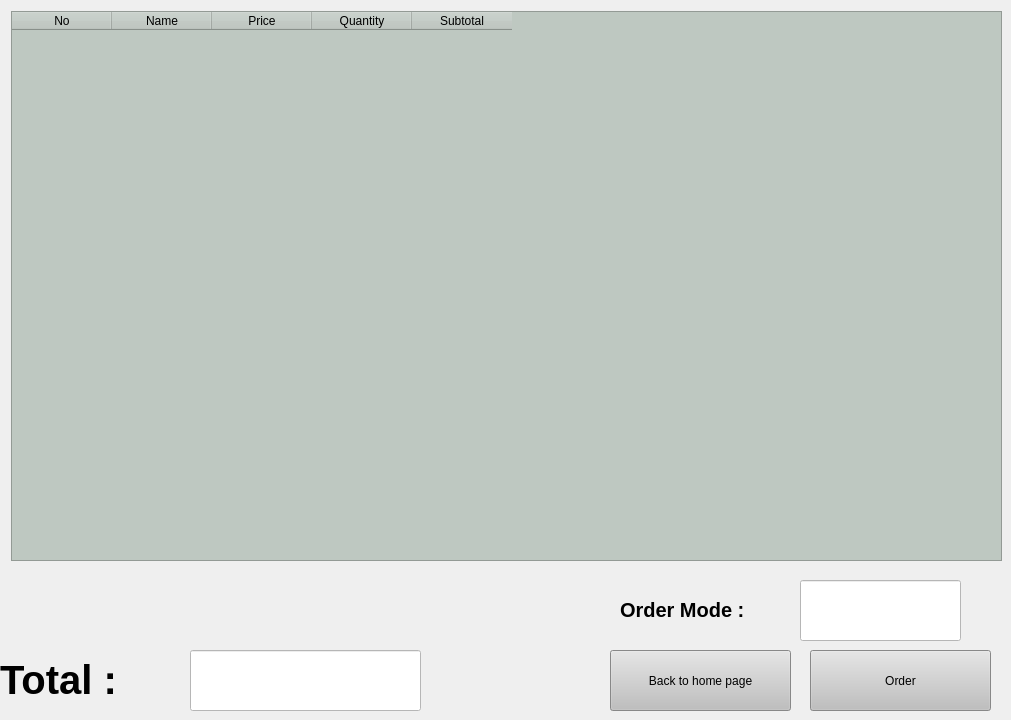
            <widget class="QWidget" name="page_3">
             <widget class="QTableWidget" name="tableWidget">
              <property name="geometry">
               <rect>
                <x>11</x>
                <y>11</y>
                <width>991</width>
                <height>550</height>
               </rect>
              </property>
              <property name="minimumSize">
               <size>
                <width>0</width>
                <height>550</height>
               </size>
              </property>
              <property name="maximumSize">
               <size>
                <width>16777215</width>
                <height>300</height>
               </size>
              </property>
              <property name="styleSheet">
               <string notr="true">background-color: rgb(190, 200, 193);</string>
              </property>
              <column>
               <property name="text">
                <string>No</string>
               </property>
              </column>
              <column>
               <property name="text">
                <string>Name</string>
               </property>
              </column>
              <column>
               <property name="text">
                <string>Price</string>
               </property>
              </column>
              <column>
               <property name="text">
                <string>Quantity</string>
               </property>
              </column>
              <column>
               <property name="text">
                <string>Subtotal</string>
               </property>
              </column>
             </widget>
             <widget class="QLabel" name="label_total">
              <property name="geometry">
               <rect>
                <x>0</x>
                <y>650</y>
                <width>181</width>
                <height>60</height>
               </rect>
              </property>
              <property name="maximumSize">
               <size>
                <width>250</width>
                <height>16777215</height>
               </size>
              </property>
              <property name="font">
               <font>
                <pointsize>30</pointsize>
                <weight>75</weight>
                <bold>true</bold>
                <strikeout>false</strikeout>
               </font>
              </property>
              <property name="styleSheet">
               <string notr="true">background-color: rgba(0);</string>
              </property>
              <property name="text">
               <string>Total :</string>
              </property>
             </widget>
             <widget class="QLineEdit" name="lineEdit">
              <property name="geometry">
               <rect>
                <x>190</x>
                <y>650</y>
                <width>231</width>
                <height>61</height>
               </rect>
              </property>
              <property name="font">
               <font>
                <pointsize>12</pointsize>
               </font>
              </property>
              <property name="styleSheet">
               <string notr="true">background-color: rgb(255, 255, 255);</string>
              </property>
             </widget>
             <widget class="QPushButton" name="Order_Button">
              <property name="geometry">
               <rect>
                <x>810</x>
                <y>650</y>
                <width>181</width>
                <height>61</height>
               </rect>
              </property>
              <property name="styleSheet">
               <string notr="true">background-color: rgb(191, 191, 191);</string>
              </property>
              <property name="text">
               <string>Order</string>
              </property>
             </widget>
             <widget class="QPushButton" name="Order_Button_2">
              <property name="geometry">
               <rect>
                <x>610</x>
                <y>650</y>
                <width>181</width>
                <height>61</height>
               </rect>
              </property>
              <property name="styleSheet">
               <string notr="true">background-color: rgb(191, 191, 191);</string>
              </property>
              <property name="text">
               <string>Back to home page</string>
              </property>
             </widget>
             <widget class="QLabel" name="label_total_2">
              <property name="geometry">
               <rect>
                <x>620</x>
                <y>580</y>
                <width>250</width>
                <height>60</height>
               </rect>
              </property>
              <property name="maximumSize">
               <size>
                <width>250</width>
                <height>16777215</height>
               </size>
              </property>
              <property name="font">
               <font>
                <pointsize>15</pointsize>
                <weight>75</weight>
                <bold>true</bold>
                <strikeout>false</strikeout>
               </font>
              </property>
              <property name="styleSheet">
               <string notr="true">background-color: rgba(0);</string>
              </property>
              <property name="text">
               <string>Order Mode :</string>
              </property>
             </widget>
             <widget class="QLineEdit" name="lineEdit_2">
              <property name="geometry">
               <rect>
                <x>800</x>
                <y>580</y>
                <width>161</width>
                <height>61</height>
               </rect>
              </property>
              <property name="font">
               <font>
                <pointsize>12</pointsize>
               </font>
              </property>
              <property name="styleSheet">
               <string notr="true">background-color: rgb(255, 255, 255);</string>
              </property>
             </widget>
            </widget>
